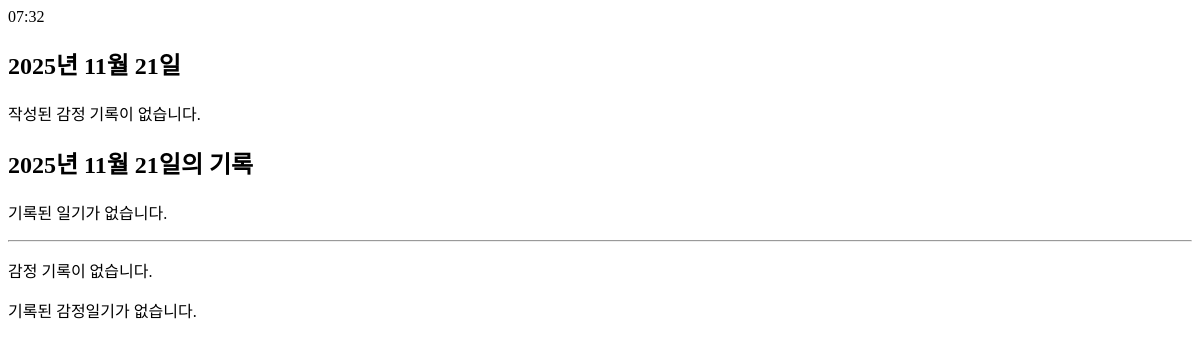
/calendar/diary/2025-11-21/ (signed in), run on an earlier commit of the app's database.
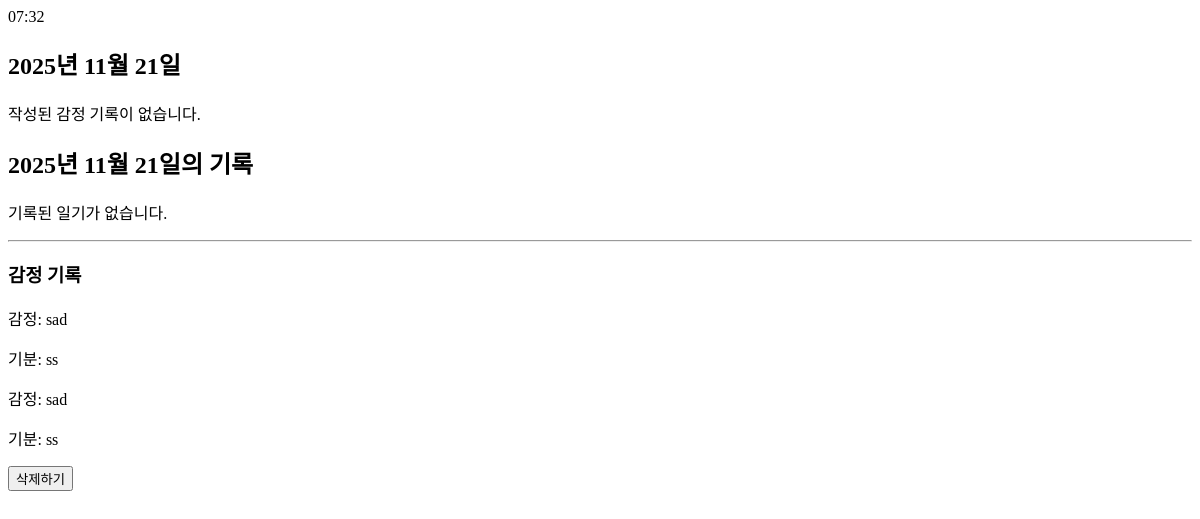
And on a later commit of the database.
### moozy/models.py (models this page shows, shortened)
class MoodEntry(models.Model):
    user = models.ForeignKey(User, on_delete=models.CASCADE, null=True, blank=True)
    date = models.DateField()
    emotion = models.CharField(max_length=20)
    note = models.TextField()

### moozy/views.py (the view)
# urls.py: path('diary/<date>/', views.diary_view, name='diary'),
def diary_view(request, date):
    parsed_date = parse_date(date)
    user = request.user if request.user.is_authenticated else None
    mood_entry = MoodEntry.objects.filter(user=user, date=parsed_date).first()
    return render(request, 'moozy/diary.html', {
        'date': parsed_date,
        'mood': mood_entry
    })

### moozy/templates/moozy/diary.html (shortened to what this page needs)
<!DOCTYPE html>
<html lang="ko">
<head>
</head>
<body>
<div class="status-bar">
  <div class="status-left" id="clock">00:00</div>
</div>
  <h2>{{ date|date:"Y년 m월 d일" }}</h2>
  {% if entry %}
    <p>날씨: {{ entry.weather }}</p>
    <p>기분: {{ entry.note }}</p>
    <form method="post" action="{% url 'moozy:delete_entry' date=date %}">
      {% csrf_token %}
      <button type="submit">삭제</button>
    </form>
  {% else %}
    <p>작성된 감정 기록이 없습니다.</p>
  {% endif %}
<h2>{{ date|date:"Y년 m월 d일" }}의 기록</h2>
{% if entry %}
  <p>날씨: {{ entry.weather }}</p>
  <p>내용: {{ entry.note }}</p>
{% else %}
  <p>기록된 일기가 없습니다.</p>
{% endif %}
<hr>
{% if mood %}
  <h3>감정 기록</h3>
  <p>감정: {{ mood.emotion }}</p>
  <p>기분: {{ mood.note }}</p>
{% else %}
  <p>감정 기록이 없습니다.</p>
{% endif %}
{% if mood %}
  <p>감정: {{ mood.emotion }}</p>
  <p>기분: {{ mood.note }}</p>
  <form action="{% url 'moozy:delete_mood' date=date|date:'Y-m-d' %}" method="post">
      <button type="submit">삭제하기</button>
</form>
{% else %}
  <p>기록된 감정일기가 없습니다.</p>
{% endif %}
</body>
</html>

What changed in the data, as far as the page shows it:
added MoodEntry: emotion "sad", note "ss"
Also different on the page:
text no longer shown: "감정 기록이 없습니다. 기록된 감정일기가 없습니다."
text now shown: "감정 기록 감정: 기분: 감정: 기분: 삭제하기"
